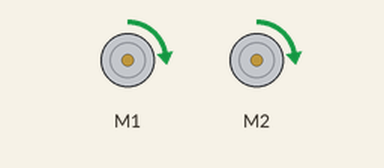
A sketch run on a simulated Arduino Leonardo, built with avr-gcc and run on an emulated ATmega32U4. Shown: 2 × DC motor (green arrow = forward, orange = backward, longer = faster). Random numbers use the default seed unless the sketch sets one; what the sketch prints to the serial monitor is not drawn.

Above: at 0.1 s.
Timing chart, 0 to 1.6 s (numbered marks = the images above):
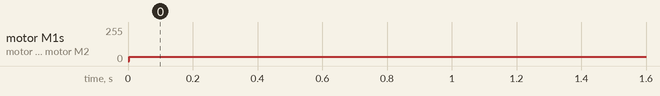

The sketch:

rpro_lecture_1_ex2_solution.ino
```cpp
#include <Wire.h>
#include <Zumo32U4.h>

Zumo32U4Motors motors;
Zumo32U4LineSensors lineSensors;

#define NUM_SENSORS 3
uint16_t lineSensorValues[NUM_SENSORS];

int speed = 50;
int threshold=1000;
long randNumber;

void setup() {
  // put your setup code here, to run once:
  lineSensors.initThreeSensors();
  Serial.begin(9600);
  randomSeed(analogRead(0));
}

// Prints a line with all the sensor readings to the serial
// monitor.
void printReadingsToSerial()
{
  char buffer[80];
  sprintf(buffer, "%4d %4d %4d\n",
    lineSensorValues[0],
    lineSensorValues[1],
    lineSensorValues[2]
  );
  Serial.print(buffer);
}

// the uncalibrated line sensor reading are between 0 (very bright) and 2000 (very dark)
void readLineSensors(){
  lineSensors.read(lineSensorValues, QTR_EMITTERS_ON);
  printReadingsToSerial();
}

void stop(){
  motors.setSpeeds(0,0);
}

void forward(){
  motors.setSpeeds(speed, speed);
}

void randomTurn(){
  randNumber = random(300,500);
  long dir = random(1,3);
  if (dir == 1)
    motors.setSpeeds(200,-200);
  else motors.setSpeeds(-200,200);
  delay(randNumber);
  motors.setSpeeds(0,0);
}

void loop() {
  readLineSensors();
  if (lineSensorValues[0]<threshold && lineSensorValues[1] < threshold-500 && lineSensorValues[2]< threshold) {
    forward();
  }
//   else stop();
  else randomTurn();
  delay(100);
}
```

Measured:
- by itself, motor M1, motor M2: stopped → forward 31/255 at 0.00 s
